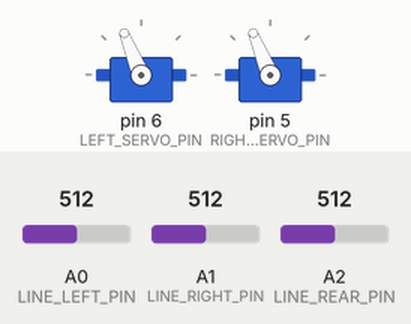
Bench run of a sketch on a simulated Arduino Uno, built with avr-gcc and run on an emulated ATmega328P. Shown: 2 × servo. The inputs (shaded band) are chosen by the test bench; at power-on: A0 (LINE_LEFT_PIN) = 512, A1 (LINE_RIGHT_PIN) = 512, A2 (LINE_REAR_PIN) = 512.

Above: at 1.2 s.
1.3 s: A0 (LINE_LEFT_PIN) set to 436
2.8 s: A0 (LINE_LEFT_PIN) set to 413
At 3.05 s:
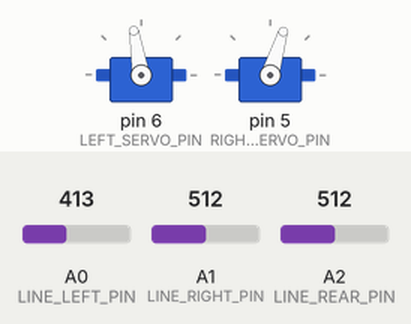
5.8 s: A1 (LINE_RIGHT_PIN) set to 415
At 6.7 s:
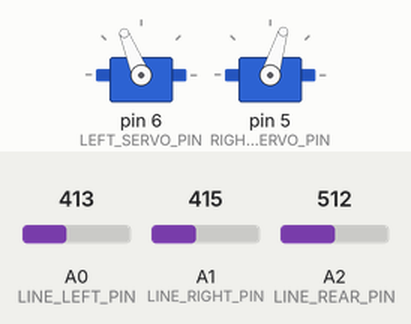
8.8 s: A1 (LINE_RIGHT_PIN) set to 435
At 9.01 s:
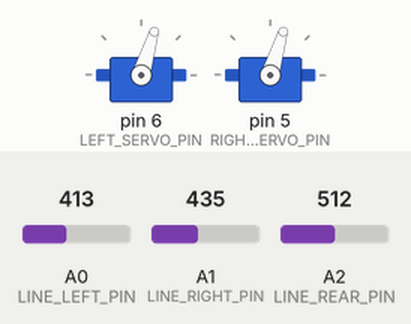
11.8 s: A1 (LINE_RIGHT_PIN) set to 306
Timing chart, 0 to 15.8 s (numbered marks = the images above; inputs shaded):
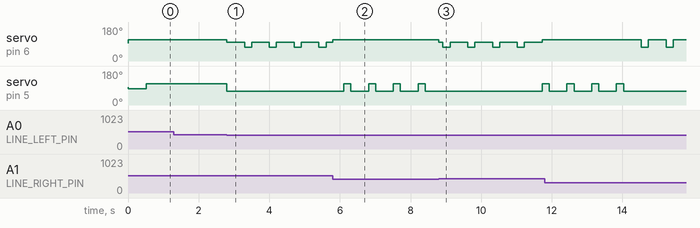

The sketch:

milestone1.ino
```cpp
#include "drivers.hpp"
#include "middleware.hpp"

static const uint32_t NAV_UPDATE_TIME = 10; // call navigation middleware at this interval

static uint32_t last_nav_update_time = 0; // last time navigation middleware was called
static int8_t mode = 0; // FSM state for figure 8 (i.e. advancing/turning left/turning right)
static uint8_t intersection_count = 0; // intersection count in figure 8

void setup() {
  Serial.begin(9600); // initialize serial comms

  servoInit(); // initialize servos
}

void loop() {
  uint32_t current_time = millis(); // update current_time

  if(current_time - last_nav_update_time > NAV_UPDATE_TIME) { // handle navigation
    switch(mode) { // navigation FSM
      case 0: { // advancing along line state
        if(moveForward() == 1) { // call middleware. returns 1 when new intersection reached
          intersection_count++;
          if(intersection_count == 8) { // robot is back where it started
            intersection_count = 0;
          }

          if(intersection_count == 0 || intersection_count == 1 || intersection_count == 6 || intersection_count == 7) { // turn right at these intersections
            mode = 1;
          }
          else { // turn left at the others
            mode = 2;
          }
        }

        break;
      }

      case 1: { // turning right state
        if(turnRight() == 1) { // call middleware. returns 1 when aligned to new line
          mode = 0; // start advancing
        }

        break;
      }

      case 2: { // turning left state
        if(turnLeft() == 1) { // call middleware. returns 1 when aligned to new line
          mode = 0; // start advancing
        }

        break;
      }

      default: {
        break;
      }
    }
  }
}
```

middleware.cpp
```cpp
#include <Arduino.h>
#include "middleware.hpp"
#include "drivers.hpp"

static const int8_t MAX_SPEED = 100; // maximum servo speed
static const int8_t TURN_SPEED = 100; // turn in place speed
static const int8_t LINE_CORRECTION_FACTOR = 3; // correct line deviation by lowering inner servo speed this many times
static const uint32_t MIN_ADVANCE_TIME = 500; // start looking for next intersection after advancing for this much time
static const uint32_t MIN_TURN_TIME = 200; // start looking for new line after turning for this much time

static int8_t nav_mode = -1; // navigation mode (i.e. advancing/turning)
static uint32_t nav_start_time = 0; // time elapsed since robot started latest navigation task

void middlewareTest() {
  Serial.println("Middleware Test");

  // test line following
  /*while(true)
  {
    moveForward();
    delay(100);
  }*/
}

int moveForward() {
  uint32_t current_time = millis(); //update current_time

  // update nav_start_time if this is the first call
  if(nav_mode != 0)
  {
    nav_start_time = current_time;
    nav_mode = 0;
  }

  if(current_time - nav_start_time > MIN_ADVANCE_TIME) { // check for new intersection after moving away from current one
    if(checkLineRear()) {
      halt(); // halt at new intersection
      return 1;
    }
  }
  if(checkLineLeft() && checkLineRight()) { // check for perfect line alignment
    // just advance full speed
    setSpeedLeft(MAX_SPEED);
    setSpeedRight(MAX_SPEED);

    return 0;
  }
  if(checkLineLeft()) { // otherwise, check for deviation to the right
    // turn left while continuing to advance
    setSpeedLeft(MAX_SPEED / LINE_CORRECTION_FACTOR);
    setSpeedRight(MAX_SPEED);
  }
  else { // otherwise, check for deviation to the left
    // turn right while continuing to advance
    setSpeedLeft(MAX_SPEED);
    setSpeedRight(MAX_SPEED / LINE_CORRECTION_FACTOR);
  }

  return 0;
}

int turnLeft() { // turn left in place
  uint32_t current_time = millis(); //update current_time

  // update nav_start_time if this is the first call
  if(nav_mode != 1)
  {
    nav_start_time = current_time;
    nav_mode = 1;
  }

  if(current_time - nav_start_time > MIN_TURN_TIME) { // check for new line after turning away from current one
    if(checkLineLeft() || checkLineRight()) {
      halt(); // halt at new line
      return 1;
    }
  }

  // turn left in place
  setSpeedRight(TURN_SPEED);
  setSpeedLeft(-TURN_SPEED);

  return 0;
}

int turnRight()
{
  uint32_t current_time = millis(); //update current_time

  // update nav_start_time if this is the first call
  if(nav_mode != 2)
  {
    nav_start_time = current_time;
    nav_mode = 2;
  }

  if(current_time - nav_start_time > MIN_TURN_TIME) { // check for new line after turning away from current one
    if(checkLineLeft() || checkLineRight()) {
      halt(); // halt at new line
      return 1;
    }
  }

  // turn right in place
  setSpeedRight(-TURN_SPEED);
  setSpeedLeft(TURN_SPEED);

  return 0;
}

void halt()
{
  nav_mode = -1;

  // stop servos
  setSpeedLeft(0);
  setSpeedRight(0);
}
```

middleware.hpp
```cpp
void middlewareTest(); // test middleware functionality

int moveForward(); // advance one grid unit along the line. Non-blocking - Call at 10 ms intervals until return result is 1. Must be aligned to grid when first called.
int turnLeft(); // nonblocking turn left in place at an intersection. Non-blocking - Call at 10 ms intervals until return result is 1. Must be at intersection when first called.
int turnRight(); // turn right in place at an intersection. Non-blocking - Call at 10 ms intervals until return result is 1. Must be at intersection when first called.
void halt(); // stop the servos
```

drivers.cpp
```cpp
#include <Arduino.h>
#include <Servo.h>

#include "drivers.hpp"

// allocate servo structures
static Servo servo_left;
static Servo servo_right;

static const int LINE_LEFT_PIN = A0; // left line sensor input pin
static const int LINE_RIGHT_PIN = A1; // right line sensor input pin
static const int LINE_REAR_PIN = A2; // rear line sensor input pin (used for intersection detection)
static const unsigned int LINE_THRESHOLD_FRONT = 425; // reflectivity threshold for line detection - front sensors
static const unsigned int LINE_THRESHOLD_REAR = 700; // reflectivity threshold for line detection - rear sensor

static const int LEFT_SERVO_PIN = 6; // left servo control pin
static const int RIGHT_SERVO_PIN = 5; // right servo control pin

void driversTest() {
  Serial.println("Drivers Test");

  // test servos
  /*setSpeedLeft(100);
  setSpeedRight(100);*/

  while(1) {
    // test line sensors
    Serial.print("Left Line Sensor: ");
    Serial.println(analogRead(LINE_LEFT_PIN));
    Serial.print("Right Line Sensor: ");
    Serial.println(analogRead(LINE_RIGHT_PIN));
    Serial.print("Rear Line Sensor: ");
    Serial.println(analogRead(LINE_REAR_PIN));
    delay(1000);
  }
}

bool checkLineLeft() {
  return analogRead(LINE_LEFT_PIN) < LINE_THRESHOLD_FRONT; // white line detection
}

bool checkLineRight() {
  return analogRead(LINE_RIGHT_PIN) < LINE_THRESHOLD_FRONT; // white line detection
}

bool checkLineRear() {
  return analogRead(LINE_REAR_PIN) < LINE_THRESHOLD_REAR; //white line detection
}

void servoInit() {
  // associate servo structures with corresponding control pins
  servo_left.attach(LEFT_SERVO_PIN);
  servo_right.attach(RIGHT_SERVO_PIN);

  // halt the motors on startup
  setSpeedLeft(0);
  setSpeedRight(0);
}

void setSpeedLeft(int8_t spd) {
  // map [-100, 100] -> [1300, 1700]
  servo_left.writeMicroseconds(1500 + (int16_t)spd * 2);
}

void setSpeedRight(int8_t spd) {
  // map [-100, 100] -> [1300, 1700]
  servo_right.writeMicroseconds(1500 - (int16_t)spd * 2);
}
```

drivers.hpp
```cpp
void driversTest(); // test driver functionality

bool checkLineLeft(); // get state of left line sensor
bool checkLineRight(); // get state of right line sensor
bool checkLineRear(); // get state of rear line sensor

void servoInit(); // initialize servos
void setSpeedLeft(int8_t spd); // set left servo speed. range: [-100, 100]
void setSpeedRight(int8_t spd); // set right servo speed. range: [-100, 100]
```

Measured:
- the behaviour switches between 425 and 424 on A0 (LINE_LEFT_PIN) (found by bisection; images 0 and 1)
- after the input at 1.3 s, every drawn part: stays the same
- after the input at 2.8 s, servo on pin 6 (LEFT_SERVO_PIN): alternates 99° for 0.50 s and 73° for 0.20 s, starting at once; servo on pin 5 (RIGHT_SERVO_PIN): 112° → 73° at once
